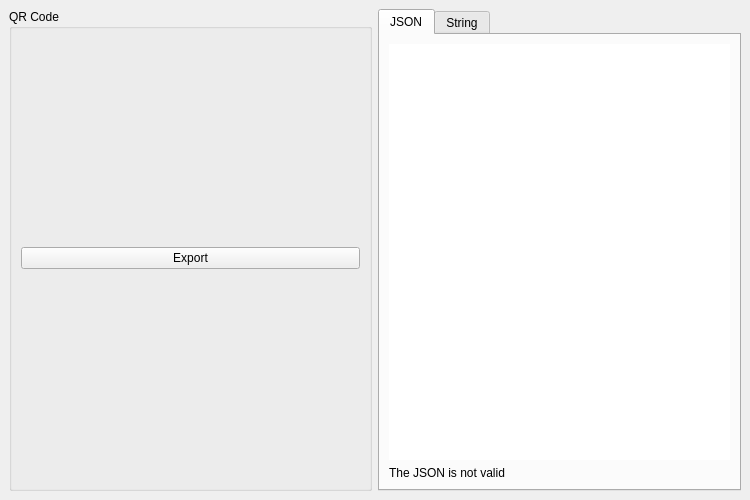
<?xml version="1.0" encoding="UTF-8"?>
<ui version="4.0">
 <class>MainWindow</class>
 <widget class="QMainWindow" name="MainWindow">
  <property name="geometry">
   <rect>
    <x>0</x>
    <y>0</y>
    <width>750</width>
    <height>500</height>
   </rect>
  </property>
  <property name="minimumSize">
   <size>
    <width>0</width>
    <height>0</height>
   </size>
  </property>
  <property name="windowTitle">
   <string>QR Code Generator</string>
  </property>
  <widget class="QWidget" name="centralwidget">
   <layout class="QGridLayout" name="gridLayout_2">
    <item row="0" column="0">
     <widget class="QGroupBox" name="groupBox_QRCode">
      <property name="sizePolicy">
       <sizepolicy hsizetype="Preferred" vsizetype="Preferred">
        <horstretch>0</horstretch>
        <verstretch>0</verstretch>
       </sizepolicy>
      </property>
      <property name="minimumSize">
       <size>
        <width>0</width>
        <height>0</height>
       </size>
      </property>
      <property name="maximumSize">
       <size>
        <width>16777215</width>
        <height>16777215</height>
       </size>
      </property>
      <property name="title">
       <string>QR Code</string>
      </property>
      <layout class="QGridLayout" name="gridLayout">
       <item row="1" column="0">
        <layout class="QGridLayout" name="gridLayout_qrCode"/>
       </item>
       <item row="2" column="0">
        <widget class="QPushButton" name="pushButton_export">
         <property name="text">
          <string>Export</string>
         </property>
        </widget>
       </item>
      </layout>
     </widget>
    </item>
    <item row="0" column="1">
     <widget class="QTabWidget" name="tabWidget">
      <property name="sizePolicy">
       <sizepolicy hsizetype="Preferred" vsizetype="Preferred">
        <horstretch>0</horstretch>
        <verstretch>0</verstretch>
       </sizepolicy>
      </property>
      <property name="minimumSize">
       <size>
        <width>300</width>
        <height>0</height>
       </size>
      </property>
      <property name="currentIndex">
       <number>0</number>
      </property>
      <widget class="QWidget" name="tab_json">
       <attribute name="title">
        <string>JSON</string>
       </attribute>
       <layout class="QGridLayout" name="gridLayout_3">
        <item row="0" column="0">
         <widget class="QTextEdit" name="textEdit_JSON">
          <property name="styleSheet">
           <string notr="true">font: 57 14pt &quot;Gotham&quot;;</string>
          </property>
          <property name="frameShape">
           <enum>QFrame::NoFrame</enum>
          </property>
          <property name="tabStopWidth" stdset="0">
           <number>40</number>
          </property>
         </widget>
        </item>
        <item row="1" column="0">
         <widget class="QLabel" name="label_JSON_state">
          <property name="text">
           <string>The JSON is not valid</string>
          </property>
         </widget>
        </item>
       </layout>
      </widget>
      <widget class="QWidget" name="tab_2">
       <attribute name="title">
        <string>String</string>
       </attribute>
       <layout class="QGridLayout" name="gridLayout_4">
        <item row="0" column="0">
         <widget class="QPlainTextEdit" name="plainTextEdit_string">
          <property name="sizePolicy">
           <sizepolicy hsizetype="Preferred" vsizetype="Preferred">
            <horstretch>0</horstretch>
            <verstretch>0</verstretch>
           </sizepolicy>
          </property>
          <property name="styleSheet">
           <string notr="true">font: 57 14pt &quot;Gotham&quot;;</string>
          </property>
         </widget>
        </item>
       </layout>
      </widget>
     </widget>
    </item>
   </layout>
  </widget>
  <action name="actionWebSockt">
   <property name="text">
    <string>WebSocket</string>
   </property>
  </action>
  <action name="actionSocket">
   <property name="text">
    <string>Socket</string>
   </property>
  </action>
  <action name="actionAPIs">
   <property name="text">
    <string>APIs</string>
   </property>
  </action>
 </widget>
 <resources/>
 <connections/>
</ui>
